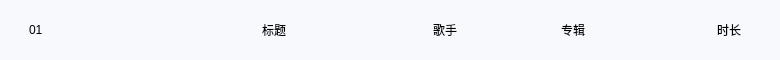
<?xml version="1.0" encoding="UTF-8"?>
<ui version="4.0">
 <class>SongInfoClass</class>
 <widget class="QWidget" name="SongInfoClass">
  <property name="geometry">
   <rect>
    <x>0</x>
    <y>0</y>
    <width>780</width>
    <height>50</height>
   </rect>
  </property>
  <property name="windowTitle">
   <string>SongInfo</string>
  </property>
  <property name="styleSheet">
   <string notr="true">color: rgb(0, 0, 0);
background-color: #F7F9FC;
</string>
  </property>
  <layout class="QHBoxLayout" name="horizontalLayout">
   <item>
    <widget class="QWidget" name="head" native="true">
     <property name="minimumSize">
      <size>
       <width>110</width>
       <height>0</height>
      </size>
     </property>
     <property name="maximumSize">
      <size>
       <width>110</width>
       <height>16777215</height>
      </size>
     </property>
     <property name="styleSheet">
      <string notr="true">QPushButton{
	border: none;
}</string>
     </property>
     <layout class="QHBoxLayout" name="horizontalLayout_2">
      <item>
       <widget class="QLabel" name="code">
        <property name="minimumSize">
         <size>
          <width>16</width>
          <height>0</height>
         </size>
        </property>
        <property name="maximumSize">
         <size>
          <width>8</width>
          <height>16777215</height>
         </size>
        </property>
        <property name="text">
         <string>01</string>
        </property>
       </widget>
      </item>
      <item>
       <widget class="QPushButton" name="like">
        <property name="sizePolicy">
         <sizepolicy hsizetype="Minimum" vsizetype="Fixed">
          <horstretch>0</horstretch>
          <verstretch>16</verstretch>
         </sizepolicy>
        </property>
        <property name="minimumSize">
         <size>
          <width>16</width>
          <height>16</height>
         </size>
        </property>
        <property name="maximumSize">
         <size>
          <width>16</width>
          <height>16</height>
         </size>
        </property>
        <property name="styleSheet">
         <string notr="true">image: url(:/image/image/like.png);
</string>
        </property>
        <property name="text">
         <string/>
        </property>
       </widget>
      </item>
      <item>
       <widget class="QPushButton" name="download">
        <property name="sizePolicy">
         <sizepolicy hsizetype="Minimum" vsizetype="Fixed">
          <horstretch>16</horstretch>
          <verstretch>16</verstretch>
         </sizepolicy>
        </property>
        <property name="minimumSize">
         <size>
          <width>16</width>
          <height>16</height>
         </size>
        </property>
        <property name="maximumSize">
         <size>
          <width>16</width>
          <height>16</height>
         </size>
        </property>
        <property name="styleSheet">
         <string notr="true">image: url(:/image/image/local.png);</string>
        </property>
        <property name="text">
         <string/>
        </property>
       </widget>
      </item>
     </layout>
    </widget>
   </item>
   <item>
    <widget class="QWidget" name="label" native="true">
     <property name="minimumSize">
      <size>
       <width>300</width>
       <height>0</height>
      </size>
     </property>
     <property name="maximumSize">
      <size>
       <width>300</width>
       <height>16777215</height>
      </size>
     </property>
     <layout class="QHBoxLayout" name="horizontalLayout_3">
      <property name="leftMargin">
       <number>0</number>
      </property>
      <property name="topMargin">
       <number>0</number>
      </property>
      <property name="rightMargin">
       <number>0</number>
      </property>
      <property name="bottomMargin">
       <number>0</number>
      </property>
      <item>
       <widget class="QLabel" name="title">
        <property name="minimumSize">
         <size>
          <width>30</width>
          <height>0</height>
         </size>
        </property>
        <property name="maximumSize">
         <size>
          <width>30</width>
          <height>16777215</height>
         </size>
        </property>
        <property name="text">
         <string>标题</string>
        </property>
       </widget>
      </item>
     </layout>
    </widget>
   </item>
   <item>
    <widget class="QLabel" name="songer">
     <property name="text">
      <string>歌手</string>
     </property>
    </widget>
   </item>
   <item>
    <widget class="QLabel" name="album">
     <property name="text">
      <string>专辑</string>
     </property>
    </widget>
   </item>
   <item>
    <widget class="QLabel" name="time">
     <property name="minimumSize">
      <size>
       <width>80</width>
       <height>0</height>
      </size>
     </property>
     <property name="maximumSize">
      <size>
       <width>80</width>
       <height>16777215</height>
      </size>
     </property>
     <property name="text">
      <string>时长</string>
     </property>
     <property name="alignment">
      <set>Qt::AlignmentFlag::AlignCenter</set>
     </property>
    </widget>
   </item>
  </layout>
 </widget>
 <layoutdefault spacing="6" margin="11"/>
 <resources>
  <include location="MusicPlayer.qrc"/>
 </resources>
 <connections/>
</ui>
